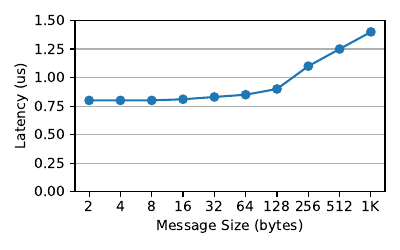

The script that saved this image:
import matplotlib.pyplot as plt

message_size = [2,4,8,16,32,64,128,256,512,"1K"]
latency = [0.8, 0.8, 0.8, 0.81, 0.83, 0.85, 0.9, 1.1, 1.25, 1.4]

# fig, ax = plt.subplots(1,1,figsize=(4,2))
fig, ax = plt.subplots(1,1, figsize=(4,2.5))

x_ticks = [str(x) for x in message_size]

ax.plot(x_ticks, latency, marker='o')
ax.set_xlabel("Message Size (bytes)")
ax.set_ylabel("Latency (us)")
ax.set_ylim(bottom=0, top=1.5)
plt.grid(axis='y')
plt.tight_layout()
plt.savefig("rdma_latency.pdf")
